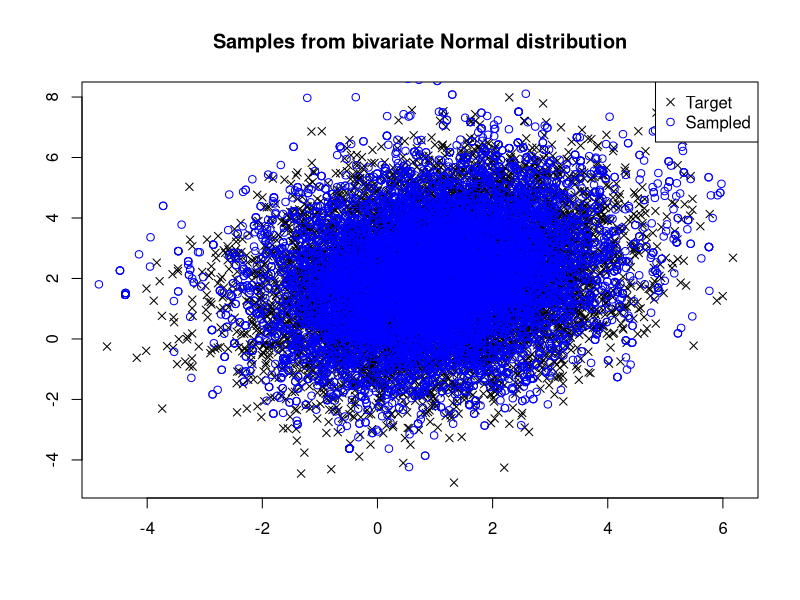
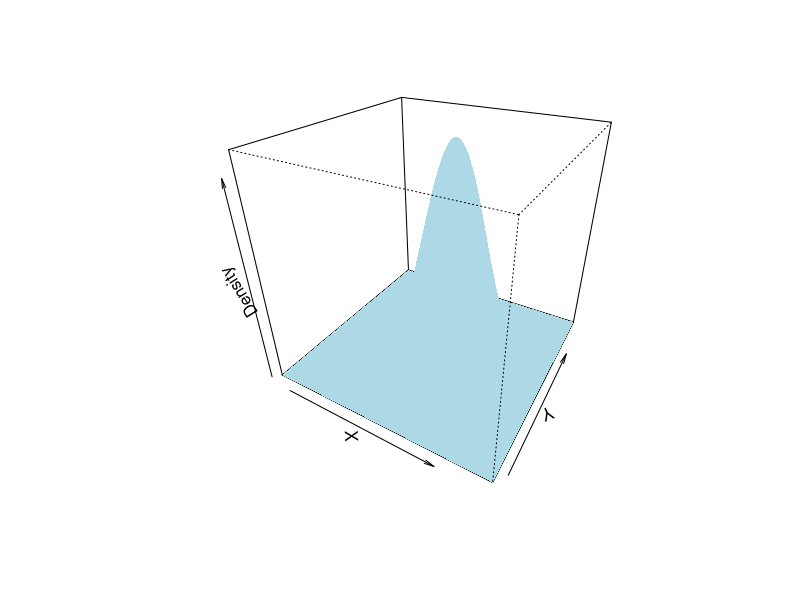

These charts were generated, in order, by the following R code:
library(MASS)
library(mvtnorm)

logLikelihood <- function(x, mu, sigma) {
  p <- length(mu)
  -0.5 * (p * log(2 * pi) + log(det(sigma)) + t(x - mu) %*% solve(sigma) %*% (x - mu))
}

metropolisHastings <- function(n, mu, sigma) {
  p <- length(mu)
  x <- rep(0, p)
  accept <- 0
  chain <- matrix(0, n, p)
  for (i in 1:n) {
    x.prop <- rnorm(p, mean = x, sd = 1)
    log.ratio <- logLikelihood(x.prop, mu, sigma) - logLikelihood(x, mu, sigma)
    if (log(runif(1)) < log.ratio) {
      x <- x.prop
      accept <- accept + 1
    }
    chain[i, ] <- x
  }
  list(chain = chain, accept.rate = accept/n)
}

# Example usage
set.seed(1)
n <- 1e4
mu <- c(1, 2)
sigma <- matrix(c(2, 0.5, 0.5, 3), nrow = 2)
result <- metropolisHastings(n, mu, sigma)
accept.rate <- result$accept.rate
chain <- result$chain

plot(mvrnorm(n,mu,sigma,tol = 1e-6, empirical = FALSE, EISPACK = FALSE ), pch = 4, ylab = "", xlab = "")
points(chain, col = "blue")
legend("topright",legend =c("Target", "Sampled"), pch = c(4,1), col = c("black", "blue"))
title(main = "Samples from bivariate Normal distribution", xlab = " ", ylab = " ")



x <- seq(-6, 8, length.out = 100)
y <- seq(-6, 8, length.out = 100)
xy <- expand.grid(x = x, y = y)
z <- dmvnorm(xy, mean = mu, sigma = sigma)

zmat <- matrix(z, nrow = length(x), ncol = length(y), byrow = TRUE)

persp(x, y, zmat, theta = 30, phi = 30, col = "lightblue", border = NA,
      xlab = "X", ylab = "Y", zlab = "Density")
